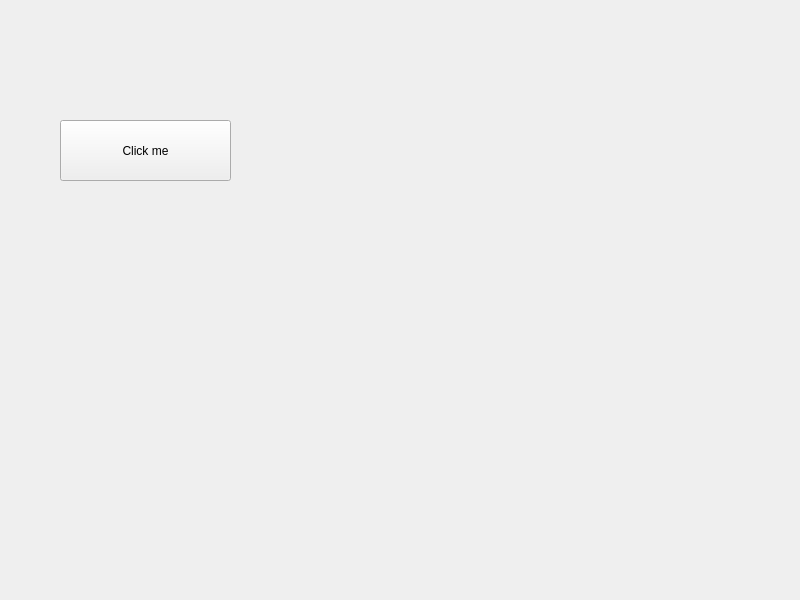
<?xml version="1.0" encoding="UTF-8"?>
<ui version="4.0">
 <class>MainWindow</class>
 <widget class="QMainWindow" name="MainWindow">
  <property name="geometry">
   <rect>
    <x>0</x>
    <y>0</y>
    <width>800</width>
    <height>600</height>
   </rect>
  </property>
  <property name="windowTitle">
   <string>Mensaje de alerta!</string>
  </property>
  <widget class="QWidget" name="centralwidget">
   <widget class="QPushButton" name="pushButton">
    <property name="geometry">
     <rect>
      <x>60</x>
      <y>120</y>
      <width>171</width>
      <height>61</height>
     </rect>
    </property>
    <property name="text">
     <string>Click me</string>
    </property>
   </widget>
  </widget>
 </widget>
 <resources/>
 <connections/>
</ui>
